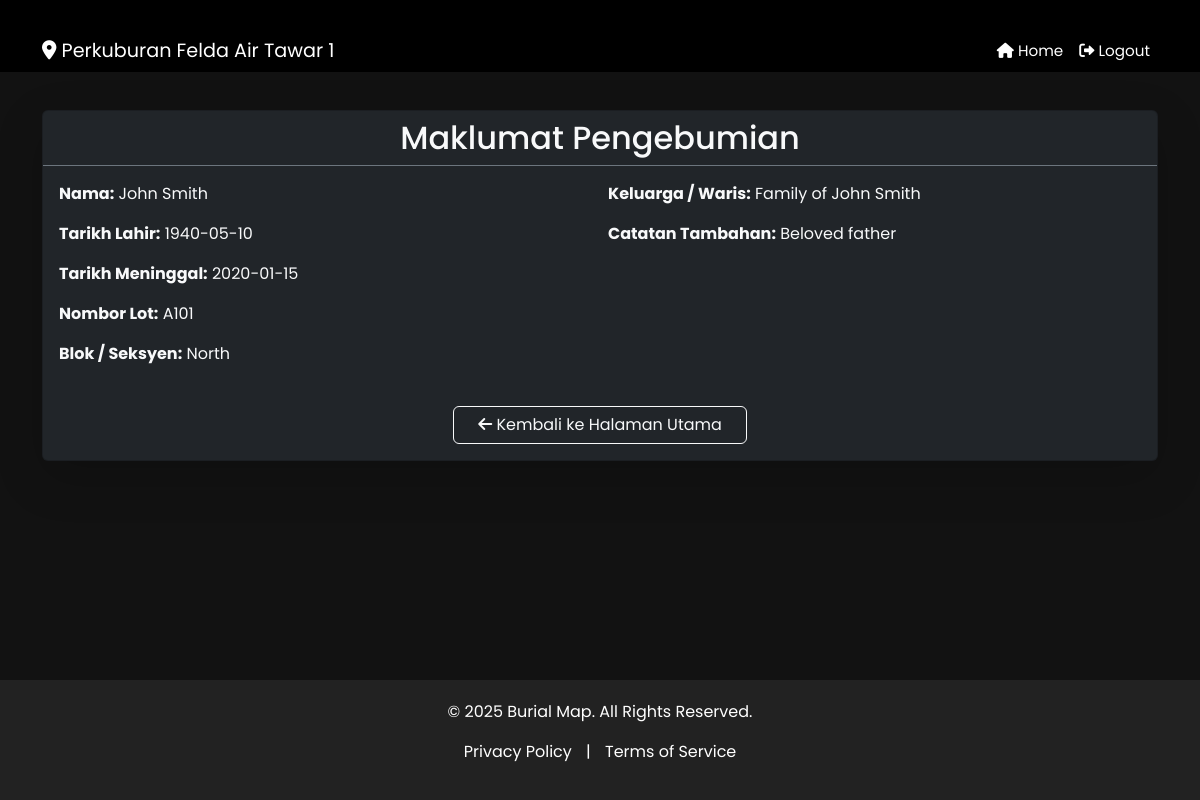
Page /grave/1 (signed in) on the committed database.
### models.py (models this page shows)
class Grave(db.Model):
    id = db.Column(db.Integer, primary_key=True)
    name = db.Column(db.String(100), nullable=False)
    date_of_birth = db.Column(db.String(20))
    date_of_death = db.Column(db.String(20))
    lot_number = db.Column(db.String(50))
    section = db.Column(db.String(50))
    picture_url = db.Column(db.String(200))
    family_details = db.Column(db.Text)
    notes = db.Column(db.Text)

### app.py (the view)
@app.route('/grave/<int:grave_id>')
def grave_detail(grave_id):
    user_id = session.get('user_id')
    if not user_id:
        flash('Sila log masuk untuk melihat maklumat kubur secara terperinci.', 'error')
        return redirect(url_for('login'))
    grave = Grave.query.get_or_404(grave_id)
    return render_template('grave_detail.html', grave=grave)

### templates/grave_detail.html (shortened to what this page needs)
{% extends "base.html" %}
{% block content %}
<div class="container">
    <div class="card bg-dark text-light shadow-lg mb-4" style="animation: fadeIn 0.8s ease-out;">
        <div class="card-header border-bottom border-secondary">
            <h2 class="mb-0 text-center">Maklumat Pengebumian</h2>
        </div>
        <div class="card-body">
            <div class="row g-3">
                <div class="col-md-6">
                    <p><strong>Nama:</strong> {{ grave.name }}</p>
                    <p><strong>Tarikh Lahir:</strong> {{ grave.date_of_birth }}</p>
                    <p><strong>Tarikh Meninggal:</strong> {{ grave.date_of_death }}</p>
                    <p><strong>Nombor Lot:</strong> {{ grave.lot_number }}</p>
                    <p><strong>Blok / Seksyen:</strong> {{ grave.section }}</p>
                </div>
                <div class="col-md-6">
                    <p><strong>Keluarga / Waris:</strong> {{ grave.family_details }}</p>
                    <p><strong>Catatan Tambahan:</strong> {{ grave.notes }}</p>
                </div>
            </div>
            <div class="text-center mt-4">
                <a href="{{ url_for('home') }}" class="btn btn-outline-light px-4">
                    <i class="fas fa-arrow-left"></i> Kembali ke Halaman Utama
                </a>
            </div>
        </div>
    </div>
</div>
{% endblock %}

### templates/base.html (style rules this page uses)
html, body { height: 100%; margin: 0; font-family: 'Poppins', sans-serif; }
body { background-color: #121212; color: #fff; display: flex; flex-direction: column; justify-content: space-between; }
h1, h2 { font-weight: 500; text-align: center; margin-bottom: 20px; }
.container { margin-top: 30px; }

### rows in the picture
Grave: name "John Smith", date_of_birth "1940-05-10", date_of_death "2020-01-15", lot_number "A101", section "North", family_details "Family of John Smith", notes "Beloved father"
